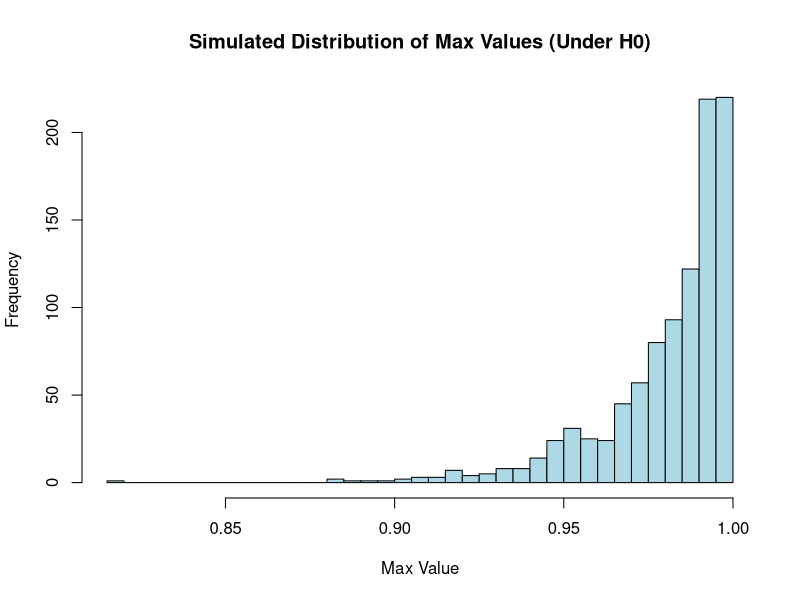
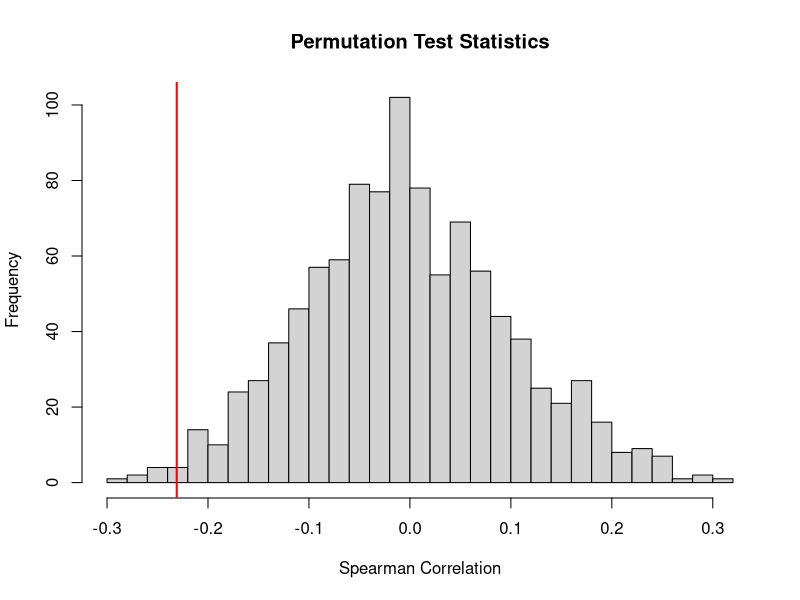

The R source for these figures, in order:
## ---- chunk 1
knitr::opts_chunk$set(echo=T,eval=T,message=F,warning=F,fig.align='center')
library(tidyverse)
## ---- chunk 2
flips1 = "HTHTHTHTHTHTHTHTHTHTHTHTHTHTHTHTHTHTHTHTHTHTHTHTHTHTHTHTHTHTHTHTHTHTHTHTHTHTHTHTHTHTHTHTHTHTHTHTHTHTHTHTHTHTHTHTHTHTHTHTHTHTHTHTHTHTHTHTHTHTHTHTHTHTHTHTHTHTHTHTHTHTHTHTHTHTHTHTHTHTHTHTHTHTHTHTHTHTHTHT"

flips2 = "HHHTHTTTHHTHHTHHHTTTTHTHTHHTTHTHHHTHHTHTTTHTHHHTHTTTHTHTHHTHTHTTHTHHTHTHTTTHTHHHTHTHTTHTHTHHTHTHTHHHTHTTTHTHHTHTHTHHTTTHTHHTHHTTTTHTHTHHHTHTTHTHHTHTHTTHTHHTHTHHHTHHHTHTTTHTTHTTTHTHHHTHTHTTHTHHTHHTHTTT"

flips3 = "HHTHTHTTTHTHHHTHHTTTHTHHTHTTTHTHTHHTHTHTTHTHHHHHHTTTHTHTHHTHTTTHTHHTHTHTTTHTHHHTTHTTTHTHTHHHHTHTTHHTTTTTHTHHHTHTHTTTTTHHHTHHTHHTHHHTTTTHTHTHHHTHHTTTTTHTHHHTHTHTHTTTHTHHHTHTHTHTTHTHHTHTHTHTTTTHTHHHTHTH"

flips4 = "HTHHHHHHHTHTTHHTTHHHTHTHTTTHHTHHHTHHTTHTTTTTTTTTHTHHTTTTTHTHTHTHHTTHTTHTTTTTHHHTHTTTHTHTHHHTHTTTTHTHTHHTTHTHTTHHTHTHHHHTHTTHHTTHTTHTTHTHHHHHHTTTTTTHHHTTHTHHHHTTTHTTHHHTTHTHHTTTHHTHHTTTHTHHTHHHTHHTTHHH"

flips5 = "HHHHHHHHHHTTTTTTTTTTHHHHHHHHHHTTTTTTTTTTHHHHHHHHHHTTTTTTTTTTHHHHHHHHHHTTTTTTTTTTHHHHHHHHHHTTTTTTTTTTHHHHHHHHHHTTTTTTTTTTHHHHHHHHHHTTTTTTTTTTHHHHHHHHHHTTTTTTTTTTHHHHHHHHHHTTTTTTTTTTHHHHHHHHHHTTTTTTTTTT"

flips6 = "TTHTTTHTTTTTTTHTHTHTHTTHTTHTHHTHHTTTHHTHTTTHTHHTHHHTHTTHHTHHTTHTHTTTTHTHTTTHHTTTTTTTTHTHHTTHTTTTTTHTHTHTHTTTHTTHHTTHTTTHHTTTHTTHTTTTHTTTTHHTTTHTHTHHHTTTTTTHTHHTTTTTTTTTTTTHHHTTTHHHTTTHTTTHTHTTHTTTTTHT"

# you can use the function below to split the above sequences in vectors of flips
split = function(str) strsplit(str, split="")[[1]]
split(flips1)
## ---- chunk 3
# Function to find the longest run of heads ("H") in a vector of coin flips
longest_heads_run <- function(flips) {
  max_run <- 0   # Variable to store the maximum run of heads
  current_run <- 0  # Variable to count the current run of heads
  
  for (flip in flips) {
    if (flip == "H") {
      current_run <- current_run + 1  # Increment the current run of heads
    } else {
      if (current_run > max_run) {
        max_run <- current_run  # Update max_run if current_run is greater
      }
      current_run <- 0  # Reset the current run if the flip is not heads
    }
  }
  
  # Final check in case the longest run is at the end of the sequence
  if (current_run > max_run) {
    max_run <- current_run
  }
  
  return(max_run)
}

# Example usage
longest_heads_run(split(flips1))
longest_heads_run(split(flips2))
longest_heads_run(split(flips3))
longest_heads_run(split(flips4))
longest_heads_run(split(flips5))
longest_heads_run(split(flips6))

## ---- chunk 4
# Function to simulate fair coin flips and find the longest run of heads
simulate_coin_flips <- function(n_flips) {
  flips <- sample(c("H", "T"), size = n_flips, replace = TRUE)  # Simulate fair coin flips
  return(longest_heads_run(flips))  # Return the longest run of heads
}

# Number of flips in each sequence
n_flips <- 200  # Adjust this to the actual length of your flip sequences

# Monte Carlo simulation to find the average longest run of heads over 10,000 trials
set.seed(123)
n_trials <- 10000
longest_runs <- numeric(n_trials)

for (i in 1:n_trials) {
  longest_runs[i] <- simulate_coin_flips(n_flips)
}

# Calculate the average longest run of heads from the Monte Carlo simulation
average_longest_run <- mean(longest_runs)
print(paste("Average longest run of heads from Monte Carlo simulation (using a fair coin):", average_longest_run))

# Compare with the longest run of heads from each provided sequence 
flips_list <- list(flips1, flips2, flips3, flips4, flips5, flips6)
results <- sapply(flips_list, function(flip_sequence) {
  flips_vector <- split(flip_sequence)
  longest_heads <- longest_heads_run(flips_vector)
  return(longest_heads)
})

# Combine the results
comparison <- data.frame(Sequence = paste0("Flips", 1:6),
                         LongestRun = results,
                         Difference = results - average_longest_run)

# Print comparison results
print(comparison)

## ---- chunk 5
# Calculate p-values for each sequence
p_values <- sapply(results, function(longest_run) {
  # P-value is the proportion of simulated runs that are less than or equal to the longest run
  mean(longest_runs <= longest_run)
})

# Combine the results into a data frame
comparison <- data.frame(Sequence = paste0("Flips", 1:6),
                         LongestRun = results,
                         PValue = p_values)

# Print comparison results
print(comparison)


## ---- chunk 6
X <- read.csv("uniform_sample.csv")$x
head(X)
## ---- chunk 7
n <- 50  # Sample size
M <- 1000  # Number of simulations

# Simulate the maximum values of uniform distribution over [0,1]
sim_max <- replicate(M, max(runif(n, 0, 1)))
#sim_max
mean(sim_max)
# Plot the histogram
hist(sim_max, breaks = 30, main = "Simulated Distribution of Max Values (Under H0)",
     xlab = "Max Value", col = "lightblue")

# Observed max from the sample
obs_max<- max(X)
obs_max

# Calculate the p-value simulated max greater than observed
p_value <- mean(sim_max >= obs_max)
p_value
# Calculate the p-value simulated max smaler than observed
p_value <- mean(sim_max <= obs_max)
p_value
## ---- chunk 8
blurtle <- read.csv("blurtle.csv")

#blurtle
#blurtle$tries
#mean(blurtle$tries)
#var(blurtle$tries)

# Compute observed test statistic
observed_stat <- cor(blurtle$day, blurtle$tries, method = "spearman")

# Permutation test function
perm_test <- function(data, n_perm = 1000) {
  perm_stats <- numeric(n_perm)
  
  for (i in 1:n_perm) {
    perm_data <- data
    perm_data$tries <- sample(perm_data$tries)
    perm_stats[i] <- cor(perm_data$day, perm_data$tries, method = "spearman")
  }
  
  return(perm_stats)
}

set.seed(123)
perm_stats <- perm_test(blurtle)

# Calculate p-value
p_value <- (sum(abs(perm_stats) >= abs(observed_stat)) + 1) / (length(perm_stats) + 1)

# Plot distribution of permutation test statistics
hist(perm_stats, main = "Permutation Test Statistics", xlab = "Spearman Correlation", breaks = 30)
abline(v = observed_stat, col = "red", lwd = 2)

# Print results
print(paste("Observed test statistic: ", observed_stat))
print(paste("P-value: ", p_value))
